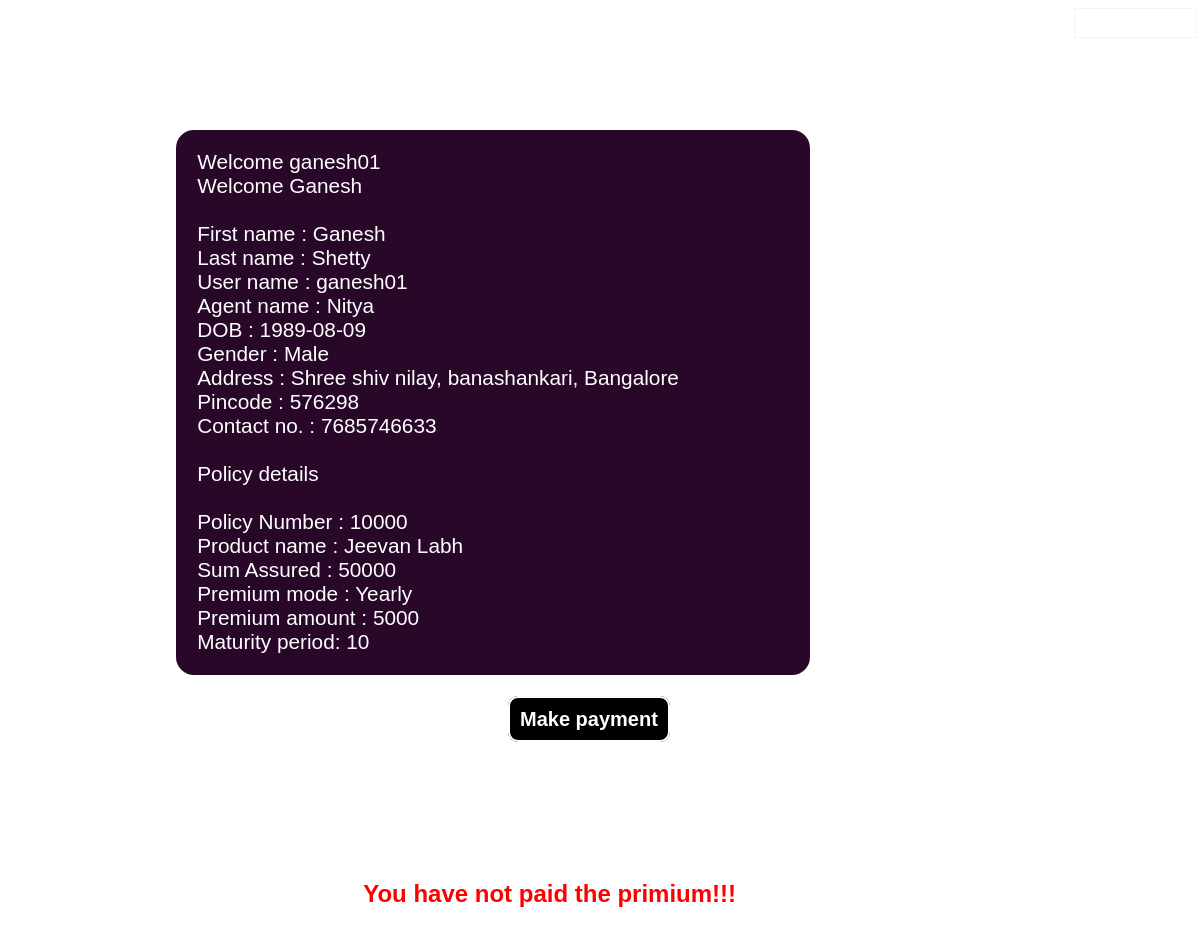
/customer/customer.php (signed in), run on the app's committed database.
### tables this page shows
CREATE TABLE `customer` (
  `policy_no` int(11) NOT NULL,
  `user_name` varchar(30) NOT NULL,
  `f_name` varchar(30) NOT NULL,
  `l_name` varchar(30) NOT NULL,
  `password` varchar(20) NOT NULL,
  `ag_user_name` varchar(30) DEFAULT NULL,
  `DOB` date NOT NULL,
  `gender` char(10) NOT NULL,
  `address` varchar(50) NOT NULL,
  `pincode` int(11) NOT NULL,
  `contact_no` bigint(20) NOT NULL,
  `product_name` varchar(20) NOT NULL
);

CREATE TABLE `insurance` (
  `product_name` varchar(20) NOT NULL,
  `sum_assured` int(11) NOT NULL,
  `premium_mode` varchar(15) NOT NULL,
  `premium_amt` int(11) NOT NULL,
  `maturity_prd` int(11) NOT NULL
);

### customer/customer.php (the view, shortened to what this page needs)
<!DOCTYPE html>
<html>
<head>
</head>
<body>
	<a class="logout" href="../entry.php">Logout</a>
	<h1>CUSTOMER DETAILS</h1>
	<div class="center">
		<?php
			include '../connection.php';
			$name=$_SESSION['user'];
			echo "Welcome ".$name;
			echo "<br>";
			$sql ="SELECT c.policy_no,c.f_name,c.l_name,c.user_name,c.ag_user_name,c.DOB,c.gender,c.address,c.pincode,c.contact_no,
			i.product_name,i.sum_assured,i.premium_mode,i.premium_amt,i.maturity_prd
			FROM customer c,insurance i where user_name='$name' and c.product_name=i.product_name;";
			$result = mysqli_query($conn,$sql);
			while ($row= mysqli_fetch_assoc($result)) {
				$pol_no=$row['policy_no'];
				echo "Welcome ".$row['f_name'];
				echo "<br>";
				echo "<br>First name : ".$row['f_name'];
				echo "<br>Last name : ".$row['l_name'];
				echo "<br>User name : ".$row['user_name'];
				echo "<br>Agent name : ".$row['ag_user_name'];
				echo "<br>DOB : ".$row['DOB'];
				echo "<br>Gender : ".$row['gender'];
				echo "<br>Address : ".$row['address'];
				echo "<br>Pincode : ".$row['pincode'];
				echo "<br>Contact no. : ".$row['contact_no'];
				echo "<br>";
				echo "<br>Policy details ";
				echo "<br>";
				echo "<br>Policy Number : ".$row['policy_no'];
				echo "<br>Product name : ".$row['product_name'];
				echo "<br>Sum Assured : ".$row['sum_assured'];
				echo "<br>Premium mode : ".$row['premium_mode'];
				echo "<br>Premium amount : ".$row['premium_amt'];
				echo "<br>Maturity period: ".$row['maturity_prd'];
				echo "<br>";
			}
			?>
	</div>
	<a class="payment" href="prem_payment.php">Make payment </a>
	<br>
	<br>
	<br>
	<br>
	<br>
	<br>
	<h1>PAYMENT DETAILS</h1>
		<?php
			$sql ="SELECT trans_id,premium_amt,pay_mode,pay_date FROM payment where policy_no=$pol_no order by trans_id desc LIMIT 1;";
			$result = mysqli_query($conn,$sql);
			if(mysqli_num_rows($result)>0)
			{
		?>
			<div class="center">
		<?php
			while ($row= mysqli_fetch_assoc($result)) {
				echo "<br>Transaction ID : ".$row['trans_id'];
				echo "<br>Premium amount: ".$row['premium_amt'];
				echo "<br>Payment mode : ".$row['pay_mode'];
				echo "<br>Payment Date: ".$row['pay_date'];
				}
		?>
			</div>
		<?php
		}
		else
		{
			?><h2>You have not paid the primium!!!</h2><?php
		}
		?>
	</body>
</html>

### customer/customer.php (style rules this page uses)
body { font-family: Arial, Helvetica, sans-serif; background-image: url(https://wallpaperaccess.com/full/749813.jpg); background-size: cover; }
.center { display: inline-block; width: 50%; height: auto; background-color: rgb(40, 7, 40); color: white; border: 2px solid white; border-radius: 20px; padding: 1em 1em; margin:1.5em 8em; font-size: 1.3em; text-decoration: none; transition: all 0.25s; }
.logout { margin-left: 90%; text-decoration: none; display: inline-block; background:none; border: 1px solid whitesmoke; padding: 0 1em; font-size: 1.5em; color: white; }
.payment { text-decoration: none; border: 2px solid white; color: white; font-size: 20px; padding: 10px; background-color: black; border-radius: 10px; margin: 0 0 0 25em; transition: all 0.25s; font-weight: 800; }
h1 { margin-top: 0; color: white; text-decoration: 2px white underline; margin-left: 30%; }
h2 { margin-top: 0; color: red; text-decoration: 2px ; margin-left: 30%; font-weight: bold; }

### data on the page
customer: f_name "Ganesh", l_name "Shetty", user_name "ganesh01", ag_user_name "Nitya", DOB "1989-08-09", gender "Male", address "Shree shiv nilay, banashankari, Bangalore", pincode "576298", contact_no "7685746633", policy_no "10000", product_name.product_name "Jeevan Labh", product_name.sum_assured "50000", product_name.premium_mode "Yearly", product_name.premium_amt "5000", product_name.maturity_prd "10"

### other printed values
$name "ganesh01"
